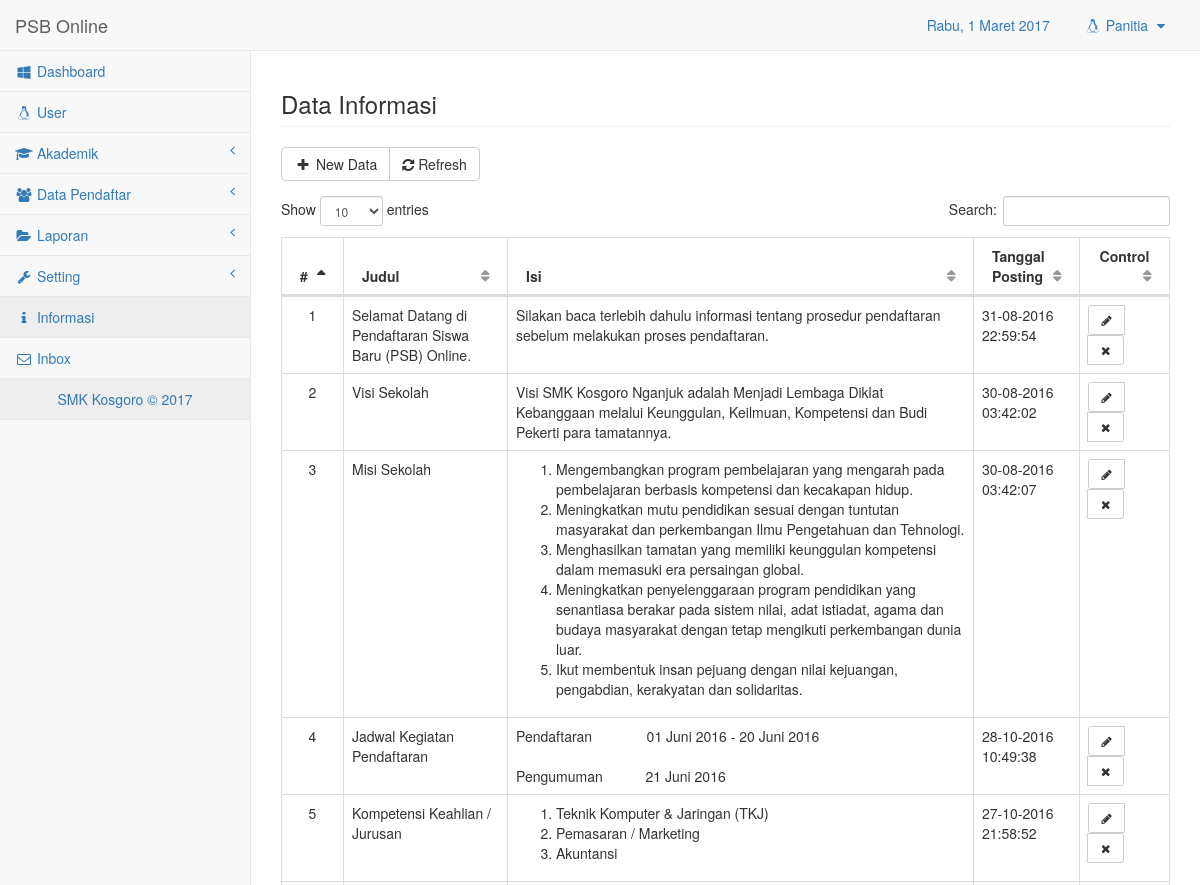
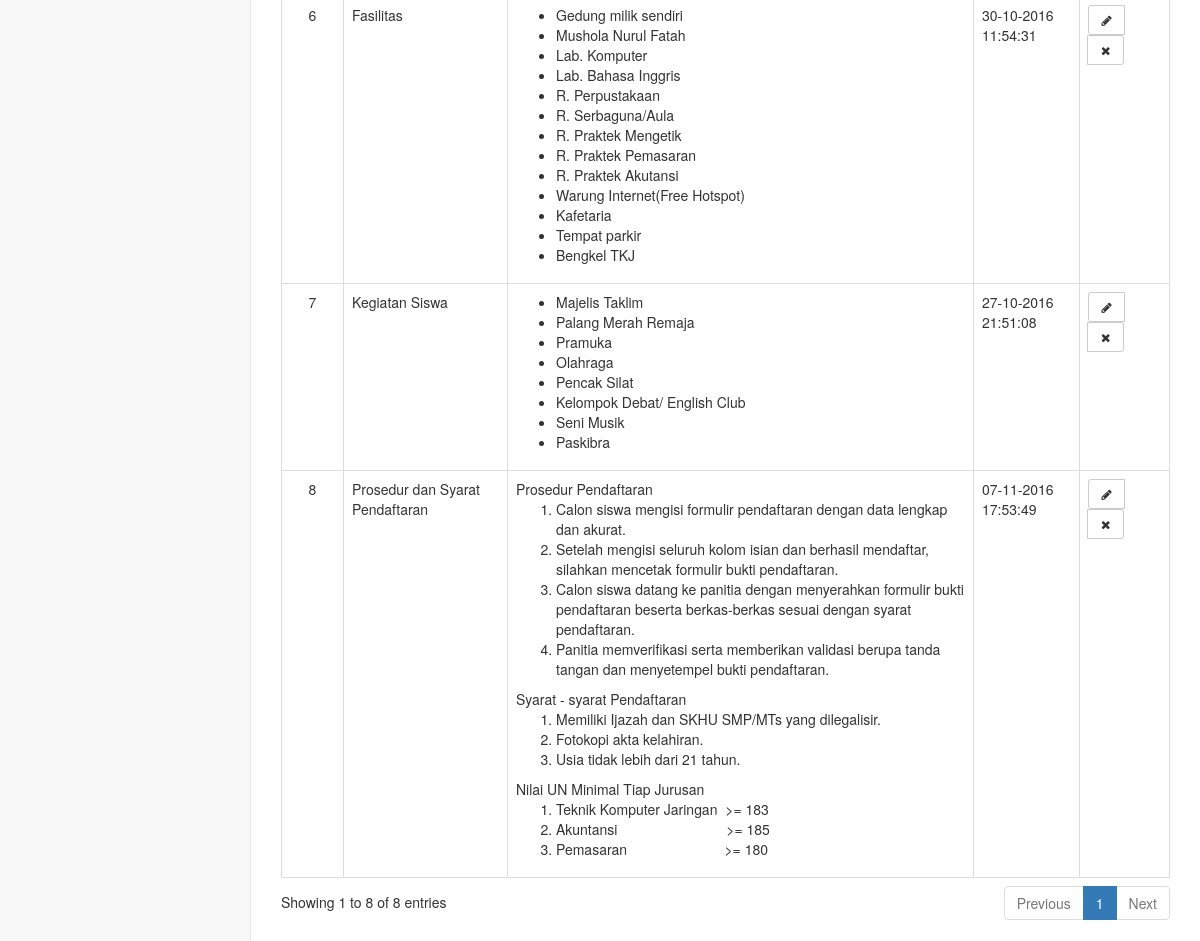
Page /app/admin.php?p=info.view (signed in) on the committed database (2 pictures, top to bottom).
### tables this page shows
CREATE TABLE `tb_info` (
  `info_id` int(5) NOT NULL,
  `info_judul` varchar(100) NOT NULL,
  `info_isi` text NOT NULL,
  `info_tglpost` datetime NOT NULL
);

### app/modul/info/view.php (the view, shortened to what this page needs)
<div class="row">
    <div class="col-lg-12">
        <h3 class="page-header">Data Informasi</h3>
    </div>
</div>
<div class="btn-group" role="group" aria-label="...">
    <a class="btn btn-default" title="New Data" href="?p=info.insert"><i class="fa fa-plus fa-fw"></i> New Data</a>
    <a href="?p=info.view" title="Refresh" type="button" class="btn btn-default"><i class="fa fa-refresh"></i> Refresh</a>
</div>
<div class="row">
<div class="panel-body">
    <div class="dataTable_wrapper">
        <div class="table-responsive">
            <table class="table table-bordered table-hover" id="dataTables-example">
                <thead>
                    <tr>
                        <th style="width:7%;">#</th>
                        <th>Judul</th>
                        <th>Isi</th>
                        <th>Tanggal Posting</th>
                        <th style="text-align:center;">Control</th>
                    </tr>
                </thead>
                <tbody>
                    <?php
                        $sql = mysqli_query($conn, "SELECT * FROM tb_info");
                        $no=0;
                        while ($data=mysqli_fetch_assoc($sql)) {
                        $no++;
                    ?>
                    <tr class="odd gradeX">
                        <td style="text-align:center;"><?php echo $no; ?></td>
                        <td><?php echo $data['info_judul']; ?></td>
                        <td><?php echo $data['info_isi']; ?></td>
                        <td><?php echo date_format(date_create($data['info_tglpost']), 'd-m-Y H:i:s'); ?></td>
                        <td style="text-align:center;">
                        <div class="btn-group" role="group" aria-label="...">
                            <a class="btn btn-default btn-sm" title="Edit Data" href="?p=info.update&id=<?php echo $data['info_id']; ?>" ><span class="fa fa-pencil fa-fw"></span></a>
                            <a class="btn btn-default btn-sm" title="Delete Data" data-toggle="modal" data-target="#delete<?php echo $data['info_id']; ?>" aria-hidden="true"><span class="fa fa-times fa-fw"></span></a>
                        </div>
                        </td>
                    </tr>
                    <?php
                        }
                    ?>
                </tbody>
            </table>
        </div>
    </div>
</div>

### rows in the picture
tb_info: info_judul "Selamat Datang di Pendaftaran Siswa Baru (PSB) Online.", info_isi "Silakan baca terlebih dahulu informasi tentang prosedur pendaftaran sebelum melakukan proses pendaftaran.", info_tglpost "31-08-2016 22:59:54"
tb_info: info_judul "Visi Sekolah", info_isi "Visi SMK Kosgoro Nganjuk adalah Menjadi Lembaga Diklat Kebanggaan melalui Keunggulan, Keilmuan, Kompetensi dan Budi Pekerti para tamatannya.", info_tglpost "30-08-2016 03:42:02"
tb_info: info_judul "Misi Sekolah", info_isi "Mengembangkan program pembelajaran yang mengarah pada pembelajaran berbasis kompetensi dan kecakapan hidup. Meningkatkan mutu pendidikan sesuai dengan tuntutan masyarakat dan perkembangan Ilmu Pengetahuan dan Tehnologi. Menghasilkan tamatan yang memiliki keunggulan kompetensi dalam memasuki era persaingan global. Meningkatkan penyelenggaraan program pendidikan yang senantiasa berakar pada sistem nilai, adat istiadat, agama dan budaya masyarakat dengan tetap mengikuti perkembangan dunia luar. Ikut membentuk insan pejuang dengan nilai kejuangan, pengabdian, kerakyatan dan solidaritas.", info_tglpost "30-08-2016 03:42:07"
tb_info: info_judul "Jadwal Kegiatan Pendaftaran", info_isi "Pendaftaran 01 Juni 2016 - 20 Juni 2016 Pengumuman 21 Juni 2016", info_tglpost "28-10-2016 10:49:38"
tb_info: info_judul "Kompetensi Keahlian / Jurusan", info_isi "Teknik Komputer & Jaringan (TKJ) Pemasaran / Marketing Akuntansi", info_tglpost "27-10-2016 21:58:52"
tb_info: info_judul "Fasilitas", info_isi "Gedung milik sendiri Mushola Nurul Fatah Lab. Komputer Lab. Bahasa Inggris R. Perpustakaan R. Serbaguna/Aula R. Praktek Mengetik R. Praktek Pemasaran R. Praktek Akutansi Warung Internet(Free Hotspot) Kafetaria Tempat parkir Bengkel TKJ", info_tglpost "30-10-2016 11:54:31"
tb_info: info_judul "Kegiatan Siswa", info_isi "Majelis Taklim Palang Merah Remaja Pramuka Olahraga Pencak Silat Kelompok Debat/ English Club Seni Musik Paskibra", info_tglpost "27-10-2016 21:51:08"
tb_info: info_judul "Prosedur dan Syarat Pendaftaran", info_isi "Prosedur Pendaftaran Calon siswa mengisi formulir pendaftaran dengan data lengkap dan akurat. Setelah mengisi seluruh kolom isian dan berhasil mendaftar, silahkan mencetak formulir bukti pendaftaran. Calon siswa datang ke panitia dengan menyerahkan formulir bukti pendaftaran beserta berkas-berkas sesuai dengan syarat pendaftaran. Panitia memverifikasi serta memberikan validasi berupa tanda tangan dan menyetempel bukti pendaftaran. Syarat - syarat Pendaftaran Memiliki Ijazah dan SKHU SMP/MTs yang dilegalisir. Fotokopi akta kelahiran. Usia tidak lebih dari 21 tahun. Nilai UN Minimal Tiap Jurusan Teknik Komputer Jaringan >= 183 Akuntansi >= 185 Pemasaran >= 180", info_tglpost "07-11-2016 17:53:49"

### other values in the picture
$hari_ini "Rabu"
$_SESSION['usr_username'] "Panitia"
